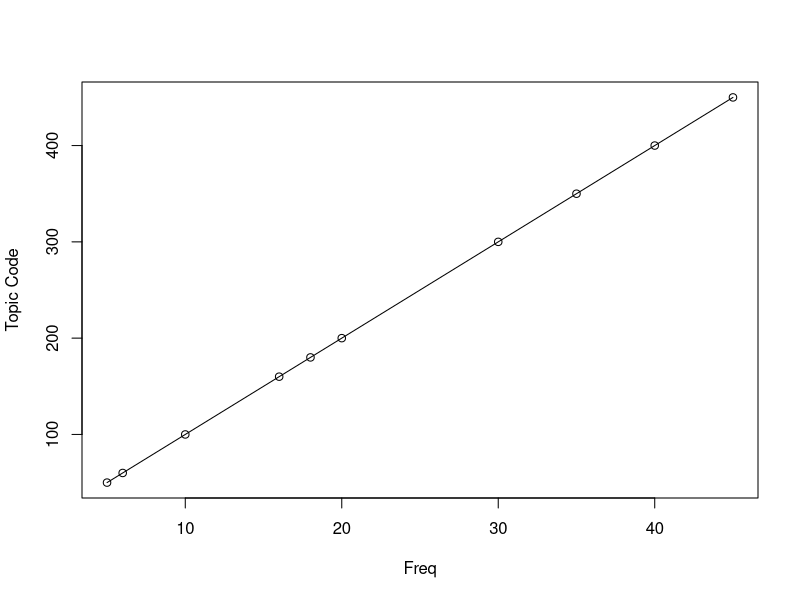

The R script that drew this image:
## ---- chunk 1
knitr::opts_chunk$set(echo = TRUE)
## ---- chunk 2
summary(cars)
View(cars)
## ---- chunk 3
plot(c(5,6,10,20,16,18,30,35,40,45),c(50,60,100,200,160,180,300,350,400,450),
     xlab = "Freq", ylab = "Topic Code", type = "o")

